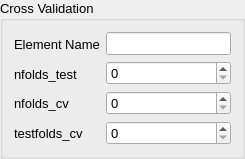
         <widget class="QGroupBox" name="CrossValidation">
          <property name="font">
           <font>
            <pointsize>10</pointsize>
           </font>
          </property>
          <property name="title">
           <string>Cross Validation</string>
          </property>
          <layout class="QVBoxLayout" name="CrossValid">
           <item>
            <layout class="QHBoxLayout" name="horizontalLayout_4">
             <item>
              <layout class="QVBoxLayout" name="verticalLayout_11">
               <item>
                <widget class="QLabel" name="label_14">
                 <property name="text">
                  <string>Element Name</string>
                 </property>
                </widget>
               </item>
               <item>
                <widget class="QLabel" name="label_15">
                 <property name="text">
                  <string>nfolds_test</string>
                 </property>
                </widget>
               </item>
               <item>
                <widget class="QLabel" name="label_16">
                 <property name="text">
                  <string>nfolds_cv</string>
                 </property>
                </widget>
               </item>
               <item>
                <widget class="QLabel" name="label_17">
                 <property name="text">
                  <string>testfolds_cv</string>
                 </property>
                </widget>
               </item>
              </layout>
             </item>
             <item>
              <layout class="QVBoxLayout" name="verticalLayout_12">
               <item>
                <widget class="QLineEdit" name="lineEdit_5"/>
               </item>
               <item>
                <widget class="QSpinBox" name="spinBox_7"/>
               </item>
               <item>
                <widget class="QSpinBox" name="spinBox_8"/>
               </item>
               <item>
                <widget class="QSpinBox" name="spinBox_9"/>
               </item>
              </layout>
             </item>
            </layout>
           </item>
          </layout>
         </widget>
